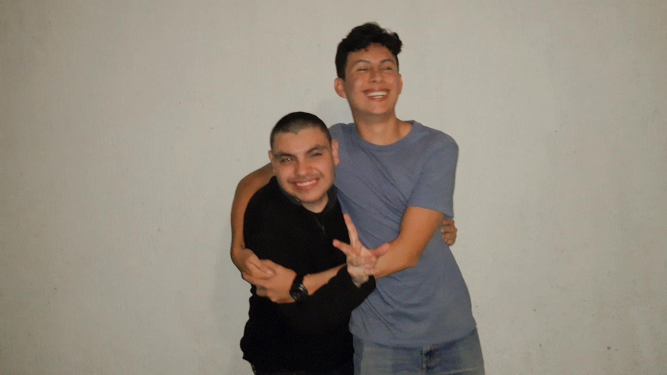
#> input picture PruebaConvoluciones/src/imagePrueba.jpg, 1333 x 750 px (shown at 1/2 size)
$ jupyter execute Untitled.ipynb
#> lines starting #> are read from the running program, lines starting #| are printed output that depends on the picture; after the words box and inside, x2 and y2 are one past the last pixel; in counts of white or black regions, pixels touching at a corner belong together
[cell 1]
import cv2 as cv
import numpy as np
import matplotlib.pyplot as plt

[cell 2]
blank = np.zeros((500,500,3), dtype='uint8')
cv.imshow('Blank', blank)

blank[200:300, 300:400] = 0,255,0
cv.imshow('Green', blank)

cv.rectangle(blank, (0,0), (blank.shape[1]//2, blank.shape[0]//2), (0,255,0), thickness=-1)
cv.imshow('Rectangle', blank)

cv.putText(blank, 'Hellooooo', (0,225), cv.FONT_HERSHEY_TRIPLEX, 1.0, (0,0,250), 2)
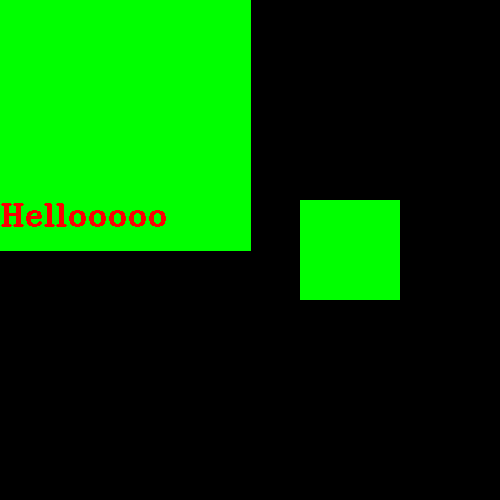
#> blank: shape (500, 500, 3); mean of channels 0, 1, 2 0, 72.8, 1.6; drawn as B, G, R
cv.imshow('Text', blank)

cv.waitKey(0)

[cell 3]
img = cv.imread('src/imagePrueba.jpg')
#> img is the input picture: shape (750, 1333, 3); mean B, G, R 126.1, 137.5, 145.5
cv.imshow('MiFoto', img)

gray = cv.cvtColor(img, cv.COLOR_BGR2GRAY)
cv.imshow('Gray', gray)

blur = cv.GaussianBlur(img, (7,7), cv.BORDER_DEFAULT)
cv.imshow('Blur', blur)

canny = cv.Canny(img, 125, 175)
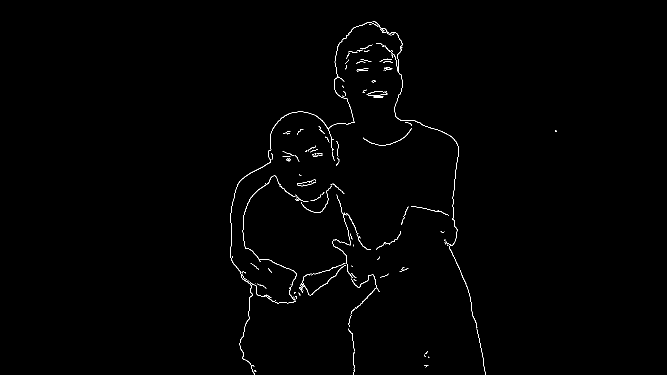
#> canny: shape (750, 1333) (shown at 1/2 size); 0.61% white in thin lines or dots, all inside (x1, y1, x2, y2) = (460, 43, 1113, 750)
cv.imshow('Canny Edges', canny)

cannyOp = cv.Canny(blur, 125, 175)
#> cannyOp: shape (750, 1333); 0.29% white in thin lines or dots, all inside (x1, y1, x2, y2) = (460, 45, 918, 750)
cv.imshow('canny Edges whit Blur', cannyOp)

dilated = cv.dilate(canny, (7,7), iterations=3)
#> dilated: shape (750, 1333); 1.5% white; 57 white regions (8 under 20 px), largest, box (x1, y1, x2, y2) and area: (460, 43, 971, 750) 7009, (665, 479, 760, 657) 940, (598, 526, 692, 594) 906
cv.imshow('Dilates', dilated)

eroded = cv.erode(dilated, (3,3), iterations=3)
#> eroded: shape (750, 1333); 0.69% white in thin lines or dots, all inside (x1, y1, x2, y2) = (460, 46, 1113, 750)
cv.imshow('Eroded', eroded)

resize = cv.resize(img, (500,500), interpolation=cv.INTER_AREA)
cv.imshow('Resized', resize)

cv.waitKey(0)

[cell 4]
img = cv.imread('src/imagePrueba.jpg')
cv.imshow('Image', img)

def translate(img, x, y):
#> called with x = -100, y = 100
    transMat = np.float32([[1,0,x],[0,1,y]])
    dimensions = (img.shape[1], img.shape[0])
#> dimensions = (1333, 750)
    return cv.warpAffine(img, transMat, dimensions)

translate = translate(img, -100, 100)
cv.imshow('Translated', translate)

def rotate(img, angle, rotPoint=None):
#> called with angle = 45
    (height, width) = img.shape[:2]
#> height = 750; width = 1333
    if rotPoint is None:
        rotPoint = (width//2, height//2)
#> rotPoint = (666, 375)
    rotMat = cv.getRotationMatrix2D(rotPoint, angle, 1.0)
    dimensions = (width, height)
#> dimensions = (1333, 750)

    return cv.warpAffine(img, rotMat, dimensions)
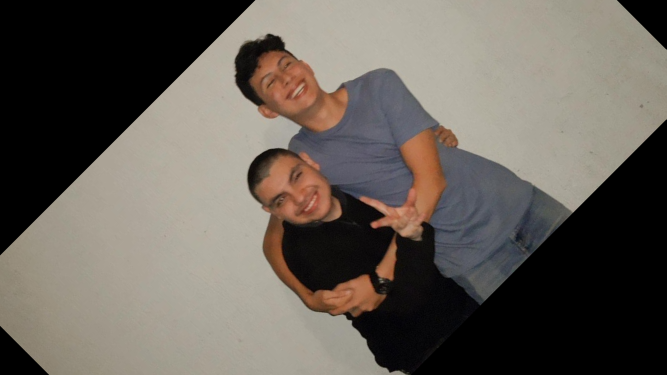
#> returned value: shape (750, 1333, 3) (shown at 1/2 size); mean of channels 0, 1, 2 88.2, 95.8, 102.2; drawn as B, G, R

rotate = rotate(img, 45)
cv.imshow('Rotated', rotate)


cv.waitKey(0)

[cell 5]
img =  cv.imread('src/imagePrueba.jpg')

cv.imshow('Image', img)

blank = np.zeros(img.shape, dtype='uint8')
cv.imshow('Blank', blank)

gray = cv.cvtColor(img, cv.COLOR_BGR2GRAY)
cv.imshow('Gray', gray)

canny = cv.Canny(img, 125, 175)
cv.imshow('Canny', canny)

ret, thresh = cv.threshold(gray, 125, 255, cv.THRESH_BINARY)
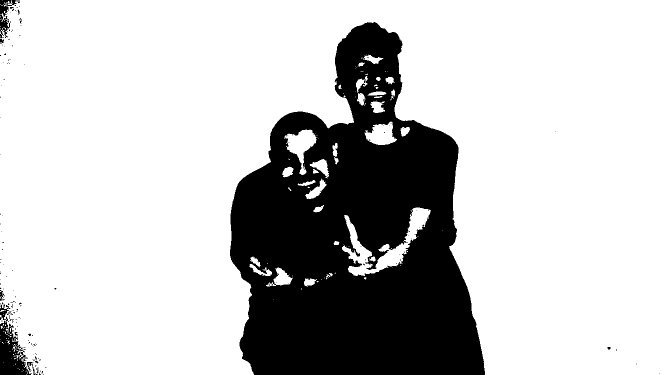
#> thresh: shape (750, 1333) (shown at 1/2 size); 77% white; 165 black regions (152 under 20 px)
cv.imshow('Thresh', thresh)

contours, hierarchies = cv.findContours(thresh, cv.RETR_LIST, cv.CHAIN_APPROX_NONE)
#> contours = 331 contours, 286 with area under 20; largest, box (x1, y1, x2, y2) and area: (0, 0, 1333, 750) 749410, (684, 415, 862, 552) 6352, (568, 259, 633, 350) 2348, (729, 243, 794, 290) 1816, (532, 535, 585, 573) 820
print(f'{len(contours)} found')
#| 331 found

cv.drawContours(blank, contours, -1, (0,0,255), 2)
#> blank: shape (750, 1333, 3)
cv.imshow('Contours', blank)

cv.waitKey(0)

[cell 6]
img = cv.imread('src/imagePrueba.jpg')
cv.imshow('Imagen', img)

rgb = cv.cvtColor(img, cv.COLOR_RGB2BGR)
cv.imshow('RGB', rgb)

plt.imshow(img)
plt.show()

plt.imshow(rgb)
plt.show()

gray = cv.cvtColor(img, cv.COLOR_BGR2GRAY)
cv.imshow('Gray', gray)

hsv = cv.cvtColor(img, cv.COLOR_BGR2HSV)
#> hsv: shape (750, 1333, 3); mean H, S, V 34.1, 41, 146.6
cv.imshow('Hsv', hsv)

lab = cv.cvtColor(img, cv.COLOR_RGB2LAB)
#> lab: shape (750, 1333, 3); mean of channels 0, 1, 2 143.1, 126.1, 122.3
cv.imshow('Lab', lab)

cv.waitKey(0)

[cell 7]
img = cv.imread('src/imagePrueba.jpg')
cv.imshow('Image', img)

blank = np.zeros(img.shape[:2], dtype='uint8')

b,g,r = cv.split(img)

blue = cv.merge([b,blank,blank])
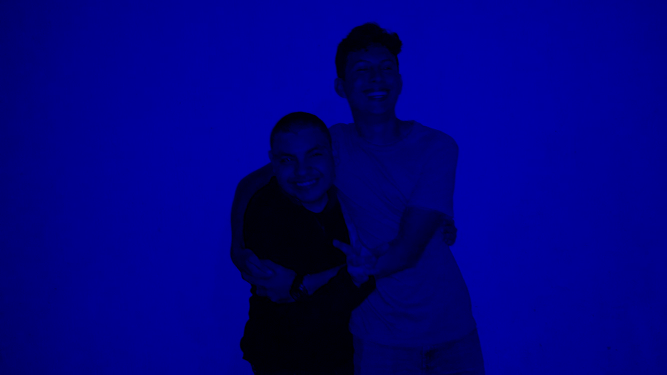
#> blue: shape (750, 1333, 3) (shown at 1/2 size); mean of channels 0, 1, 2 126.1, 0, 0; drawn as B, G, R
green = cv.merge([blank,g,blank])
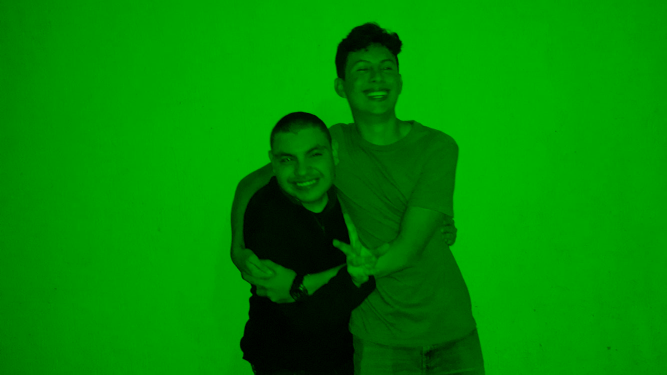
#> green: shape (750, 1333, 3) (shown at 1/2 size); mean of channels 0, 1, 2 0, 137.5, 0; drawn as B, G, R
red = cv.merge([blank,blank,r])
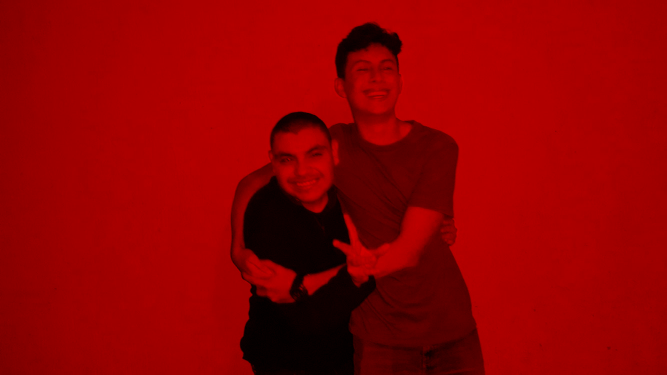
#> red: shape (750, 1333, 3) (shown at 1/2 size); mean of channels 0, 1, 2 0, 0, 145.5; drawn as B, G, R


cv.imshow('Blue', b)
cv.imshow('Green', g)
cv.imshow('Red', r)

cv.imshow('Blue', blue)
cv.imshow('Green', green)
cv.imshow('Red', red)


print(img.shape)
#| (750, 1333, 3)
print(b.shape)
#| (750, 1333)
print(g.shape)
#| (750, 1333)
print(r.shape)
#| (750, 1333)
print(blank.shape)
#| (750, 1333)

merge = cv.merge([b,g,r])
cv.imshow('Merge', merge)

cv.waitKey(0)

[cell 8]
img = cv.imread('src/imagePrueba.jpg')
cv.imshow('Image', img)

average = cv.blur(img, (7,7))
cv.imshow('Average Blur', average)

gauss = cv.GaussianBlur(img, (7,7), 0)
cv.imshow("Gaussian Blur", gauss)

median = cv.medianBlur(img, 7)
cv.imshow('MedianBlur', median)

bilateral = cv.bilateralFilter(img, 10, 35, 25)
cv.imshow('Bilateral', bilateral)

cv.waitKey(0)

Liga de curso
https://www.youtube.com/watch?v=oXlwWbU8l2o
1:44:27 / 3:41:41

Bitwise Operations

[cell 9]
blank = np.zeros((400,400), dtype='uint8')

rectangle = cv.rectangle(blank.copy(), (30,30), (370,370), 255, -1)
circle = cv.circle(blank.copy(), (200,200),  200, 255, -1)

cv.imshow('Rectangle', rectangle)
cv.imshow('Circle', circle)

bitwise_and = cv.bitwise_and(rectangle, circle)
cv.imshow('Bitwise and', bitwise_and)

bitwise_or = cv.bitwise_or(rectangle, circle)
cv.imshow('Bitwise or', bitwise_or)
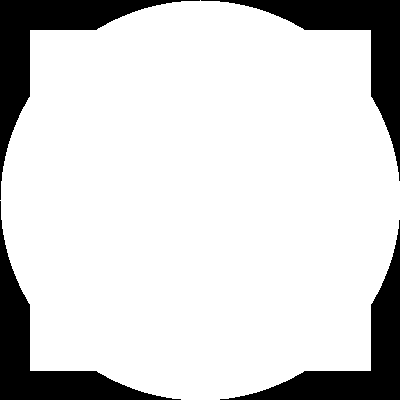
#> window 'Bitwise or': shape (400, 400); 83.1% white; 4 black regions, box (x1, y1, x2, y2) and area: (0, 0, 200, 200) 6960, (201, 0, 400, 181) 6760, (0, 201, 181, 400) 6760, (220, 220, 400, 400) 6561

cv.waitKey(0)

[cell 10]
img = cv.imread('src/imagePrueba.jpg')
cv.imshow('Image', img)

blank = np.zeros(img.shape[:2], dtype='uint8')
cv.imshow('Blank Image', blank)

mask = cv.circle(blank.copy(), (img.shape[1]//2 -20 , img.shape[0]//2), 100, 255, -1)
cv.imshow('Mask', mask)

imageMasked =  cv.bitwise_and(img, img, mask=mask)
cv.imshow('Masked image', imageMasked)

cv.waitKey(0)

[cell 11]
from matplotlib.pyplot import hist


img = cv.imread('src/imagePrueba.jpg')
cv.imshow('Image', img)

gray = cv.cvtColor(img, cv.COLOR_BGR2GRAY)
cv.imshow('Gray', gray)

grayHist = cv.calcHist([gray], [0], None, [256], [0,256])
#> grayHist = 256 values, max 32903 at index 164, min 0 at index 192, mean 3905.3
plt.figure()
plt.title('Grayscale Histogram')
plt.xlabel('Bins')
plt.ylabel('# of pixels')
plt.plot(grayHist)
plt.xlim([0,256])
plt.show()
#> figure, not shown here; curve peaks at x = 164, y = 32903


colors = ('b', 'g', 'r')
for i, col in enumerate(colors):
    hist = cv.calcHist([img], [i], None, [256], [0,256])
    plt.plot(hist, color = col)
    plt.xlim([0,256])
plt.show()
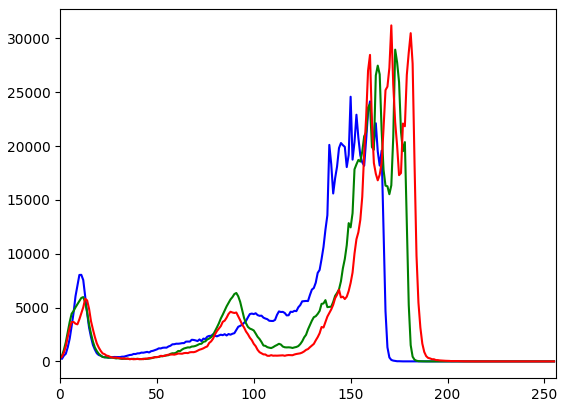
#> figure drawn by matplotlib, 1 panel; curve peaks at x = 150, y = 24583; curve peaks at x = 173, y = 28957; curve peaks at x = 171, y = 31209


cv.waitKey(0)

[cell 12]
img = cv.imread('src/imagePrueba.jpg')
cv.imshow('Image', img)

gray = cv.cvtColor(img, cv.COLOR_BGR2GRAY)
cv.imshow('Gray', gray)

threshold, thresh = cv.threshold(gray, 100, 255, cv.THRESH_BINARY)
#> thresh: shape (750, 1333); 80.9% white; 117 black regions (105 under 20 px), largest, box (x1, y1, x2, y2) and area: (461, 45, 969, 750) 189623, (712, 132, 753, 157) 390, (736, 176, 781, 202) 379
cv.imshow('Simple threshold', thresh)

threshold, thresh_inv = cv.threshold(gray, 100, 255, cv.THRESH_BINARY_INV)
cv.imshow('Simple threshold inv', thresh_inv)

adaptive_thresh = cv.adaptiveThreshold(gray, 255, cv.ADAPTIVE_THRESH_MEAN_C, cv.THRESH_BINARY, 11, 3)
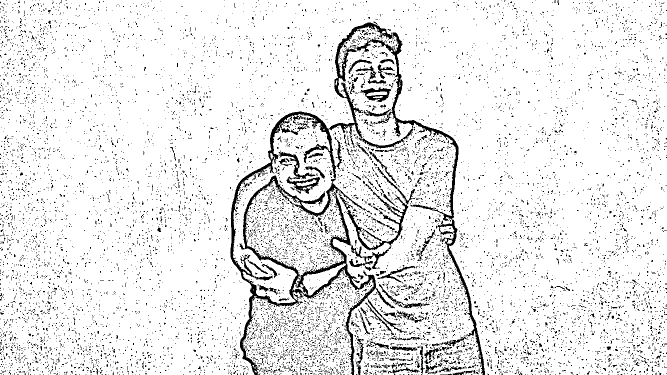
#> adaptive_thresh: shape (750, 1333) (shown at 1/2 size); 91.4% white; 10918 black regions (10683 under 20 px), largest, box (x1, y1, x2, y2) and area: (460, 43, 970, 750) 26853, (693, 334, 830, 501) 2249, (698, 489, 783, 538) 888
cv.imshow('Adaptive thresh', adaptive_thresh)

cv.waitKey(0)
